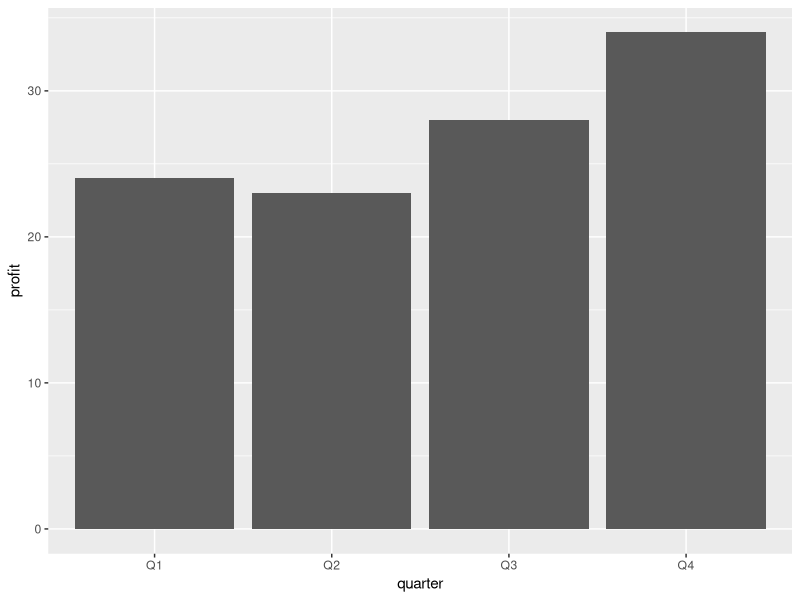
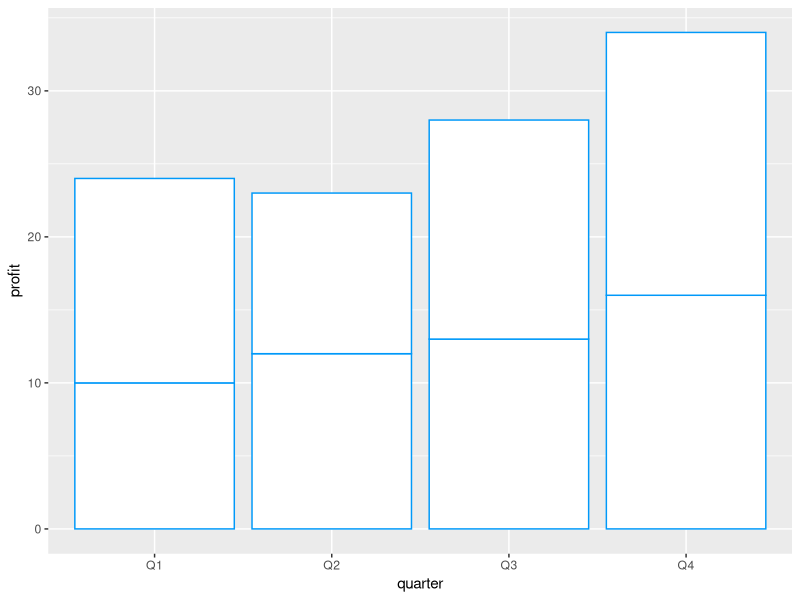
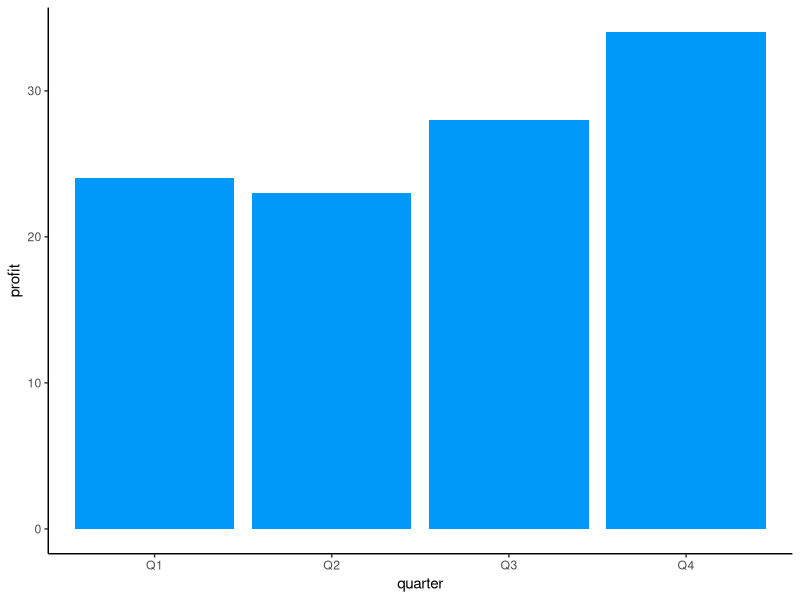

The R source for these figures, in order:
library(ggplot2)

### Creating custom barplots

data <- data.frame(
  quarter=c("Q1", "Q1", "Q2", "Q2", "Q3", "Q3", "Q4", "Q4"),
  product=c("A", "B", "A", "B", "A", "B", "A", "B"),
  profit=c(10, 14, 12, 11, 13, 15, 16, 18)
)

# base bar chart
ggplot(data, aes(x = quarter, y = profit)) +
  geom_col()

ggplot(data, aes(x = quarter, y = profit)) +
  geom_col(color = "#0099f9", fill = "#ffffff")

ggplot(data, aes(x = quarter, y = profit)) +
  geom_col(fill = "#0099f9") +
  theme_classic()

